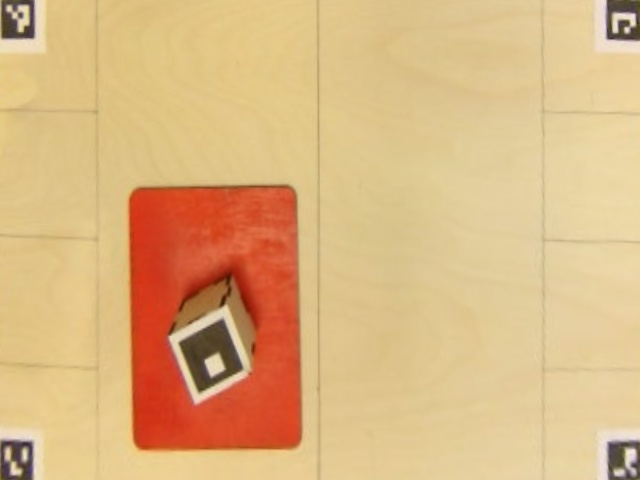
#> input picture staso/ff.jpg, 640 x 480 px
$ python hsv-collector.py
#> lines starting #> are read from the running program, lines starting #| are printed output that depends on the picture; after the words box and inside, x2 and y2 are one past the last pixel; in counts of white or black regions, pixels touching at a corner belong together
import cv2
import numpy as np

def nothing(*arg):
    pass

cv2.namedWindow( "result" )
cv2.namedWindow( "settings" )
cv2.resizeWindow('settings', 600, 600)


cv2.createTrackbar('h1', 'settings', 0, 180, nothing)
#> slider 'h1' is set to 60
cv2.createTrackbar('s1', 'settings', 0, 255, nothing)
#> slider 's1' is set to 85
cv2.createTrackbar('v1', 'settings', 0, 255, nothing)
#> slider 'v1' is set to 85
cv2.createTrackbar('h2', 'settings', 180, 180, nothing)
cv2.createTrackbar('s2', 'settings', 255, 255, nothing)
cv2.createTrackbar('v2', 'settings', 255, 255, nothing)

while True:
    img = cv2.imread('ff.jpg')
#> img is the input picture: shape (480, 640, 3); mean B, G, R 130.1, 181.8, 219.8
    h,w,_=img.shape
#> h = 480; w = 640
    img=cv2.resize(img,(w//2,h//2))
#> img: shape (240, 320, 3)
    hsv = cv2.cvtColor(img, cv2.COLOR_BGR2HSV )
#> hsv: shape (240, 320, 3); mean H, S, V 19.6, 105.1, 219.9

    # считываем значения бегунков
    h1 = cv2.getTrackbarPos('h1', 'settings')
    s1 = cv2.getTrackbarPos('s1', 'settings')
    v1 = cv2.getTrackbarPos('v1', 'settings')
    h2 = cv2.getTrackbarPos('h2', 'settings')
    s2 = cv2.getTrackbarPos('s2', 'settings')
    v2 = cv2.getTrackbarPos('v2', 'settings')
    h_min = np.array((h1, s1, v1), np.uint8)
    h_max = np.array((h2, s2, v2), np.uint8)
    img_bin = cv2.inRange(hsv, h_min, h_max)
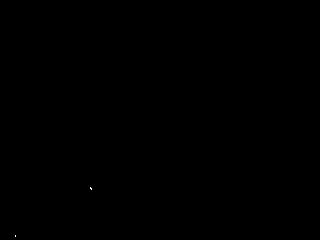
#> img_bin: shape (240, 320); 0.01% white in thin lines or dots, all inside (x1, y1, x2, y2) = (15, 187, 92, 237)
    cv2.imshow('result', img_bin)
    cv2.imshow('original', img)
    ch = cv2.waitKey(5)
#> (key Esc is pressed here)
    if ch == 27:
        break
cv2.destroyAllWindows()
